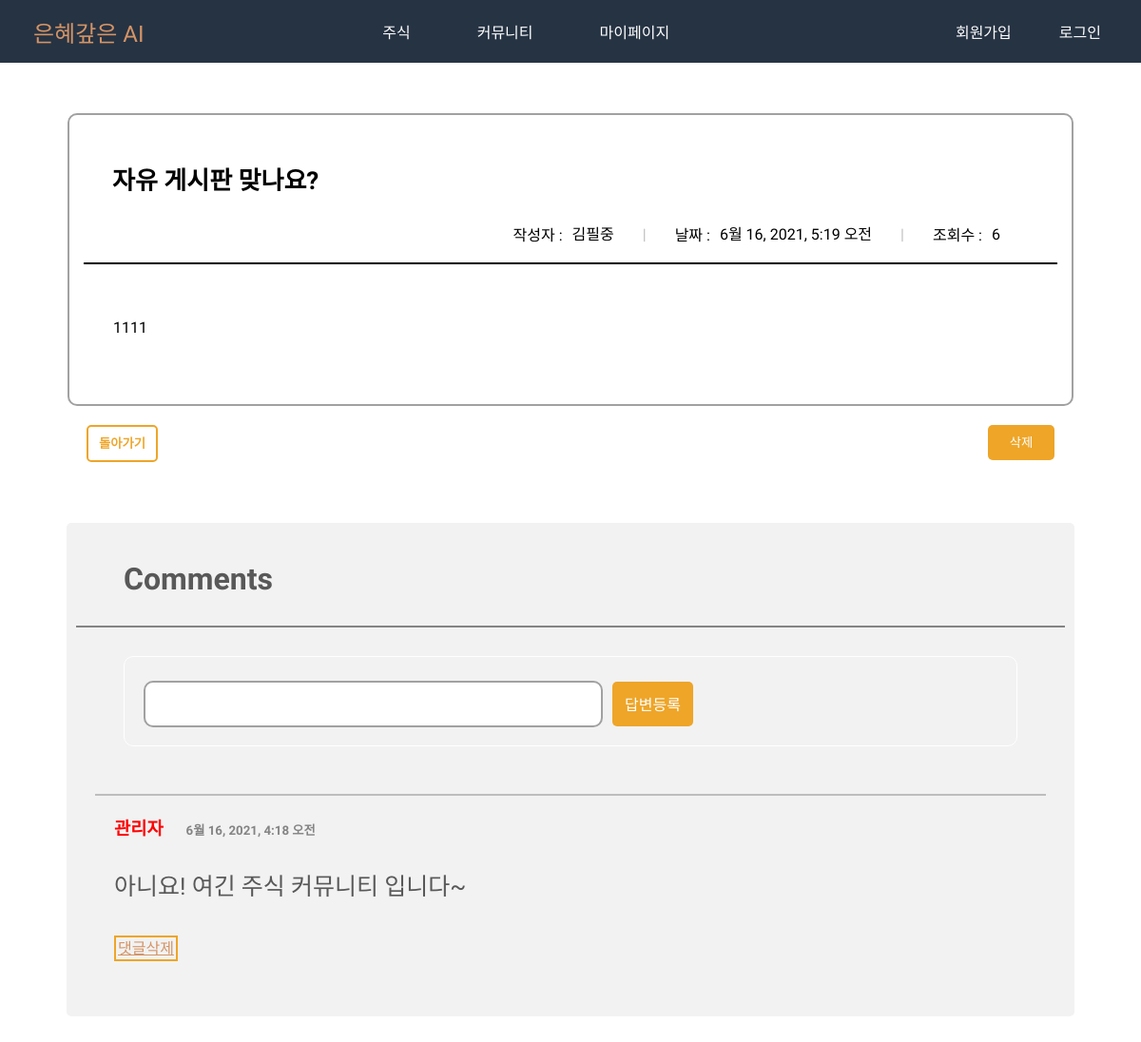
Screenshot of /board/detail/11/ with the database file from the repository.
### board/models.py (models this page shows, shortened)
class Board(models.Model):
    title = models.CharField(max_length=200, verbose_name="제목")
    contents = models.TextField(verbose_name="내용")
    writer = models.ForeignKey('users.User', on_delete=models.CASCADE, verbose_name="작성자")
    created_at = models.DateTimeField(auto_now_add=True, verbose_name="작성일")
    updated_at = models.DateTimeField(auto_now=True, verbose_name="최종수정일")
    hits = models.PositiveIntegerField(default=0, verbose_name="조회수")
    category = models.CharField(max_length=10, verbose_name="카테고리")
    locate = models.IntegerField(default=0, verbose_name="상단고정")
    class Meta:
        db_table = 'boards'
        verbose_name = '게시판'
        verbose_name_plural = '게시판'

### users/models.py (models this page shows)
class User(AbstractUser):
    birth = models.DateField(default="2000-01-01",verbose_name="생년월일")
    email = models.EmailField(unique=True, verbose_name="이메일")
    name = models.CharField(max_length=20, verbose_name="이름")
    sex = models.CharField(max_length=10, verbose_name="성별")
    n_name = models.CharField(max_length=20, unique=True, verbose_name="닉네임")

### comment/models.py (models this page shows, shortened)
class Comment(models.Model):  # 세부내용은 필요에 따라..
    board = models.ForeignKey(Board, on_delete=models.CASCADE)
    content = models.CharField(max_length=300)
    writer = models.ForeignKey('users.User', on_delete=models.CASCADE, verbose_name="작성자")
    create_date = models.DateTimeField()

### board/views.py (the view)
# urls.py: path('detail/<int:pk>/', views.board_detail, name='detail'),
def board_detail(request, pk):
    try:
        board = Board.objects.get(pk=pk)
        board.hits += 1
        board.save()
    except Board.DoesNotExist:
        raise Http404('게시글을 찾을 수 없습니다')
    return render(request, 'board/board_detail.html', {'board': board})

### templates/board/board_detail.html (shortened to what this page needs)
<!DOCTYPE html>
{% load static %}
<html lang="en">
<head>
</head>
<body>
{% include "navi.html" %}
<div class="box-to">
    <div class="box-radius">
        <div class="page-foot">
            <h1 class="form-control" readonly>{{ board.title }}</h1>
            <div class="sec-box page-head">
                <ul class="list-info">
                    <li>
                        <span class="list-info-tit">작성자 :</span>
                        {% if not board.writer.n_name %}
                        <span class="list-info-txt" style="color:red; font-weight:bolder">관리자</span>
                        {% else %}
                        <span class="list-info-txt">{{ board.writer.n_name }}</span>
                        {% endif %}
                    </li>
                    <li>
                        <span class="list-info-txt" style="color: rgb(192, 190, 190);">|</span>
                    </li>
                    <li>
                        <span class="list-info-tit">날짜 :</span>
                        <span class="list-info-txt" >{{ board.updated_at }}</span>
                    </li>
                    <li>
                        <span class="list-info-txt" style="color: rgb(192, 190, 190);">|</span>
                    </li>
                    <li>
                        <span class="list-info-tit">조회수 :</span>
                        <span class="list-info-txt">{{board.hits}}</span>
                    </li>
                </ul>
            </div>
        </div>
        <div class="line" style="border-bottom: 2px solid #000;"></div>
        <div class="form-group">
            <td class="form-control" readonly>{{board.contents | safe }}</td>
        </div>
    </div>
    <div class="btn-group">
        {% if request.user == board.writer %}
        <div class="l-btn">
            <button class="btn-ch" style="margin-right: 15px;" onclick="location.href='/board/{{board.id}}/edit/'">수정</button>
            <button class="btn-ch" onclick="location.href='/board/{{board.id}}/delete'">삭제</button>
        </div>
        {% elif not request.user.n_name %}
        <div class="l-btn">
            <button class="btn-ch" onclick="location.href='/board/{{board.id}}/delete'">삭제</button>
        </div>
        {% endif %}
        <div class="b-btn">
            <button class="btn-bc" onclick="location.href='/board/list'">돌아가기</button>
        </div>
    </div>
</div>
<form class="re_form" action="{% url 'comment:answer_create' board.id %}" method="post">
    <h1 style="margin:30px 50px 30px 50px; color: #585858">Comments</h1>
    <div style=" border-bottom: 2px solid #848484;"></div>
    <div class="re">
        <input type="text" class="re_input" name="content" id="content"></input>
        <input class="re_btn" type="submit" value="답변등록">
    </div>
    <div>
        <ul style="color: #585858; padding:20px;">
            {% for comment in board.comment_set.all %}
            <div class="line" style="border-bottom: 2px solid #BDBDBD;"></div>
            {% if not comment.writer.n_name %}
            <h3 style="display:inline-block; padding-left: 20px; color:red; font-weight:900 ">관리자</h3>
            {% else %}
            <h3 style="display:inline-block; padding-left: 20px;">{{ comment.writer.n_name}}</h3>
            {% endif %}
            <h5 style="display:inline-block; color:#848484; padding-left: 20px;">{{ comment.create_date }}</h5>
            <p style="color: #585858; padding-left: 20px; font-size: 25px; margin-top: 8px;">{{ comment.content |safe}}</p>
            {% if request.user == comment.writer %}
            <a href="{% url 'comment:answer_delete' comment.id  %}" class="del_btn" >댓글삭제</a>
            {% elif request.user == board.writer %}
            <a href="{% url 'comment:answer_delete' comment.id  %}" class="del_btn" >댓글삭제</a>
            {% elif not request.user.n_name %}
            <a href="{% url 'comment:answer_delete' comment.id  %}" class="del_btn" >댓글삭제</a>
            {% endif %}
            {% endfor %}
        </ul>
    </div>
</form>
</body>
</html>

### static/css/navi.css (style rules this page uses)
body { margin: 0; font-family: 'Nanum Myeongjo'; }

### templates/board/board_detail.html (style rules this page uses)
.box-to { border: 1px solid white; border-radius: 10px; display: block; padding: 22px 20px; margin: 50px 300px 50px 300px; }
.box-radius { border: 2px solid rgb(161, 161, 161); border-radius: 10px; display: block; padding: 22px 15px; }
.page-foot { padding: 15px 30px 20px; }
.form-control { line-height: 30px; font-weight: 700; width: 100%; font-size: 26px; }
.form-group { border: 1px solid white; margin-top: 20px; margin-bottom: 22px; padding: 20px 30px 10px; }
.page-head { padding-bottom: 15px; position: relative; display: block; }
.sec-box { margin-left: -38px; margin-bottom: 18px; }
.page-head .list-info { display: flex; flex-wrap: wrap; -webkit-box-align: center; float: right; }
.page-head .list-info .list-info-tit { padding-right: 10px; vertical-align: middle; }
.page-head .list-info li { display: table; line-height: 1; }
.page-head .list-info li .list-info-tit + .list-info-txt { padding-left: 0; }
.page-head .list-info .list-info-tit + .list-info-txt { position: relative; }
.page-head .list-info .list-info-txt { display: table-cell; color: #000; padding-right: 30px; vertical-align: middle; }
.btn-ch { width: 100%; border: 0; cursor: pointer; color: #fff; background-color: #eea528; border-radius: 5px; width:70px; line-height:35px; text-align:center; font-weight:500; }
.btn-bc { border: 2px solid #eea528; cursor: pointer; color: #eea528; background-color: #fff; border-radius: 5px; width:75px; line-height:33px; text-align:center; font-weight: 600; }
.btn-group { margin-top: 20px; margin-bottom: 70px; position: relative; }
.l-btn { margin-right: 20px; float: right; }
.b-btn { margin-left: 20px; float: left; width: 100px; }
.re { border: 1px solid white; border-radius: 10px; display: block; padding: 20px; margin: 30px 50px 30px 50px; height: 60px; }
.re_input { border: 2px solid rgb(161, 161, 161); border-radius: 10px; display: block; padding: 10px; height: 25px; width: 88%; float:left; font-size: 16px; padding-left: 20px; outline: none; margin-top: 6px; }
.re_btn { width: 85px; height: 47px; background: #eea528; border: none; border-radius: 5px; color: #FFF; font-size: 16px; outline: none; cursor: pointer; margin-left: 10px; margin-top: 6px; }
.del_btn { background-color: none; border: 2px solid #eea528; color: #d49466; line-height: 50px; padding: 2px; margin-left: 20px; }
.re_form { background-color: #F2F2F2; padding: 10px; margin: 50px 320px 50px 320px; border-radius: 5px; }
.line { display: block; }
@media ( max-width: 1800px ) { .re { width: auto; height: auto; } }
@media ( max-width: 1800px ) { .re_input { width: 50%; margin-top: 5px; } }
@media ( max-width: 1500px ) { .box-to { margin: 30px 50px 30px 50px; } }
@media ( max-width: 1500px ) { .re_form { margin: 30px 70px 30px 70px; } }
@media ( max-width: 1500px ) { .sec-box { height: auto; } }

### rows the page displays
Board: title "자유 게시판 맞나요?", writer.n_name "김필중", updated_at "6월 16, 2021, 5:19 오전", hits "6", contents "1111"
Comment: shows "관리자", create_date "6월 16, 2021, 4:18 오전", content "아니요! 여긴 주식 커뮤니티 입니다~", shows "댓글삭제"
